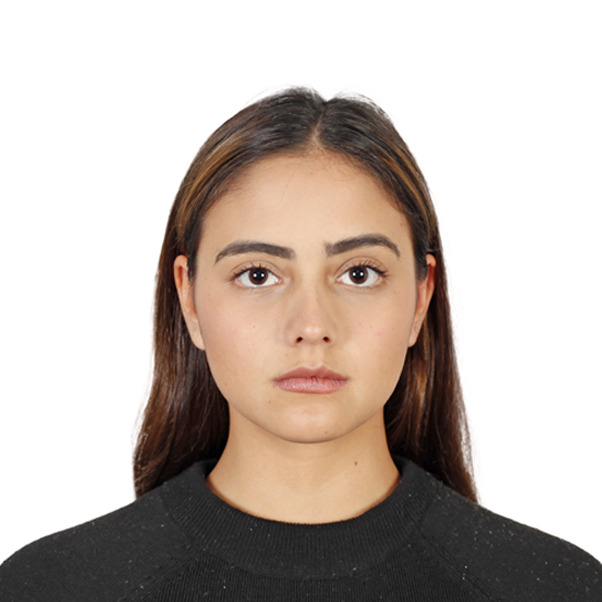
#> input picture Foto tipo documento.png, 602 x 602 px, found by its file name
$ jupyter execute --allow-errors Taller_1_Algebra.ipynb   (shell and % lines are left out)
#> lines starting #> are read from the running program, lines starting #| are printed output that depends on the picture; long printed decimals are rounded
#> the sliders are set to p = 100, r = 1.05
### TALLER 1 - Distancia, norma y convergencia

María Alejandra Reyes Afanador - mareyesa@eafit.edu.co
, Jhon Jairo Hernandez Slait - jjhernans1@eafit.edu.co
 y Cristian Alberto López Chaverra - calopezc@eafit.edu.co

Algebra en Ciencia de los Datos

2023 - 2

### Problema 1

Elija un vocabulario técnico correspondiente a un dominio específico, por ejemplo, nombres científicos de animales. Programe una función tipo auto- corrector que dada una palabra cualquiera encuentre la palabra más similar dentro del vocabulario elegido.

### Solución.

Se toma el dataset lenguajes de programación de kaggle: https://www.kaggle.com/datasets/alepuzio/programminglanguages
, con este se obtienen los nombres de los diferentes lenguajes de programación, para que dada una palabra cualquiera auto complete con el lenguaje que tenga mayor similitud.

Además, se utiliza la distancia de Levenshtein para medir la similitud entre la palabra ingresada y cada palabra en la lista de lenguajes de programación. La distancia se representa con la cantidad mínima de operaciones de edición (inserción, eliminación o sustitución) necesarias para convertir una palabra en otra.

[cell 1]
import pandas as pd
import Levenshtein

# Carga el dataset desde el archivo CSV con el vocabulario
ruta_csv = "/Users/cristianlopez/Downloads/Dataset auto- corrector.csv"

[cell 2]
try:
    # Intenta cargar el archivo CSV
    df = pd.read_csv(ruta_csv, encoding='ISO-8859-1', delimiter=';')

    # Verifica la estructura del DataFrame
    if 'Language' not in df.columns:
        raise Exception("La columna 'Language' no se encontró en el archivo CSV.")

    # Imprime la lista de lenguajes de programación
    lenguajes_programacion = df['Language'].tolist()

    # Función para encontrar la palabra más similar dentro del vocabulario
    def encontrar_similar(palabra, vocabulario):
        palabra = palabra.lower()  # Convertir a minúsculas
        distancias = [(lenguaje.lower(), Levenshtein.distance(palabra, lenguaje.lower())) for lenguaje in vocabulario]
        distancias_ordenadas = sorted(distancias, key=lambda x: x[1])
        palabra_similar = distancias_ordenadas[0][0]
        # Convertir la primera letra en mayúscula
        palabra_similar = palabra_similar.capitalize()
        return palabra_similar

    # INGRESAR PALABRA PARA AUTO-COMPLETAR CON LENGUAJE DE PROGRAMACIÓN
    input_usuario = "java"

    # Encuentra la palabra más similar dentro del vocabulario
    palabra_similar = encontrar_similar(input_usuario, lenguajes_programacion)

    # Imprime la palabra más similar
    print(f"Palabra con menor distancia dentro del vocabulario: {palabra_similar}")

except Exception as e:
    print(f"Error al cargar y limpiar el archivo CSV: {e}")

### Problema 2
A partir del algoritmo de k-vecinos más cercanos cree un modelo que clasifique fotografías según el género de la persona retratada. Justifique por qué la distancia que usted usó es apropiada para este problema.

[cell 3]
import cv2
import numpy as np
from sklearn.neighbors import KNeighborsClassifier
from sklearn.model_selection import train_test_split
from sklearn.metrics import accuracy_score
from sklearn.preprocessing import StandardScaler
from imutils import paths
import pandas as pd
from skimage import exposure
from skimage.feature import hog
from sklearn.model_selection import cross_val_score

#> (a cell that did not finish here is left out)

#> (a cell that did not finish here is left out)

[cell 6]
#Prueba para determinar la distancia con mayor precisión

[cell 7]
#Distancia euclidiana
rangos_k = list(range(1, 31))
cv_scores = []

#> (the rest of this cell did not finish here and is left out)

[cell 8]
# Distancia manhattan
rangos_k_manhattan = list(range(1, 31))
cv_scores_manhattan = []

#> (the rest of this cell did not finish here and is left out)

[cell 9]
# Distancia chebyshev
rangos_k_chebyshev = list(range(1, 31))
cv_scores_chebyshev = []

#> (the rest of this cell did not finish here and is left out)

[cell 10]
# Distancia Hamming
from sklearn.neighbors import KNeighborsClassifier
from sklearn.metrics import accuracy_score
from sklearn.model_selection import cross_val_score
import numpy as np

# Definir la lista de posibles valores para k (número de vecinos)
rangos_h = list(range(1, 31))
cv_scores_h = []

# Calcular la precisión usando validación cruzada para cada valor de k
#> (the rest of this cell did not finish here and is left out)

[cell 11]
# Cargar la nueva imagen
ruta_nueva_imagen = '/Users/cristianlopez/Downloads/angelina.jpg'
imagen_nueva = cv2.imread(ruta_nueva_imagen)

# Redimensionar la imagen
#> (the rest of this cell did not finish here and is left out)

#> (a cell that did not finish here is left out)

#> (a cell that did not finish here is left out)

[cell 14]
import matplotlib.pyplot as plt

# Visualizar la imagen redimensionada
#> (the rest of this cell did not finish here and is left out)

### Resultado
Seleccionamos la distancia euclidiana como métrica, ya que es la nos dio como resultado una mayor precisión para determinar si una imagen corresponde a un hombre o mujer. Sin embargo, se deja como respaldo las demás distancias que exploramos y calculamos; manhattan, chebyshev y hamming.

## Problema 3

### 1.
Grafique en el plano R2 la bola de radio r y centro en el origen respecto a la distancia de Minkowski de orden p, donde los parámetros r y p varían entre desde 0.1 a 2 y desde 1 a ∞.

[cell 15]
import numpy as np
import matplotlib.pyplot as plt
from ipywidgets import interact

def minkowski_boundary(x, p, r):
    """Calcula el límite de y para una distancia de Minkowski dada, basada en x, p y r."""
    return np.power(np.abs(r**p - np.abs(x)**p), 1/p)

def plot_minkowski(p=2, r=1):
#> called with p = 100, r = 1.05
    plt.figure(figsize=(6, 6))

    # Definir el dominio x
    x = np.linspace(-r, r, 400)

    # Calcular los límites de y
    y_positive = minkowski_boundary(x, p, r)
    y_negative = -y_positive

    # Graficar la circunferencia
    plt.plot(x, y_positive, 'b', alpha=0.5)
    plt.plot(x, y_negative, 'b', alpha=0.5)

    # Configurar el aspecto de la trama
    plt.title(f"Minkowski p={p}")
    plt.xlim(-2.2, 2.2)
    plt.ylim(-2.2, 2.2)
    plt.axhline(0, color='black', linewidth=0.5)
    plt.axvline(0, color='black', linewidth=0.5)
    plt.gca().set_aspect('equal', adjustable='box')
    plt.grid(True, linestyle='--', alpha=0.5)
    plt.show()
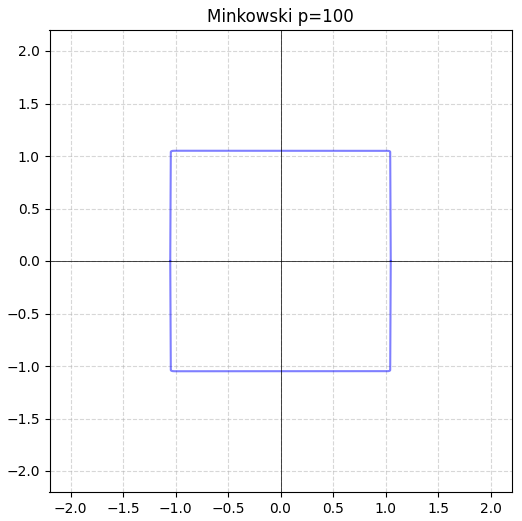
#> figure drawn by matplotlib, 1 panel; curve peaks at x = -0.745, y = 1.05; curve peaks at x = -1.05, y = 0

# Gráfico
interact(plot_minkowski, p=(1, 200), r=(0.1, 2.0));

Este código creamos un gráfico con las circunferencias de radio [0.1 - 2] utilizando la distancia de Minkowski de orden  p para p en el rango de valores especificados en p_values. A medida que cambiamos los valores en p_values, se verá cómo se modifican las circunferencias.

Observaciones importantes:

1. Cuando (p = 1): La distancia de Minkowski con (p = 1) es equivalente a la distancia de Manhattan. En este caso, las circunferencias tienen formas cuadradas con esquinas en los ejes, ya que la distancia de Manhattan considera solo movimientos verticales y horizontales.

2. Cuando (p = 2): La distancia de Minkowski con (p = 2) es equivalente a la distancia euclidiana. Las circunferencias son los círculos tradicionales que estamos acostumbrados a ver.

3. Cuando (p > 2): A medida que (p) aumenta más allá de (2), las circunferencias se vuelven cada vez más "cuadradas". Esto significa que la distancia de Minkowski con (p) grande tiende a considerar más fuertemente los movimientos en las diagonales y menos los movimientos en direcciones rectas.

4. Cuando (p = \infty\): La distancia de Minkowski con (p = \infty\) es equivalente a la distancia del máximo. En este caso, las circunferencias se convierten en cuadrados con lados paralelos a los ejes, ya que la distancia del máximo solo considera la coordenada que tiene la mayor diferencia en valor absoluto.

En resumen, la gráfica muestra cómo cambia la forma de las circunferencias a medida que varía el valor de (p) en la distancia de Minkowski. Para valores bajos de (p), las circunferencias son más redondas, mientras que para valores altos de (p), las circunferencias se vuelven más cuadradas. Esto ilustra cómo diferentes métricas de distancia pueden afectar la forma y la noción de cercanía en un espacio métrico.

### 2.
Programe un algoritmo que dado n y p genere de forma aleatoria un vector de Rn cuya distancia de Minkowski de orden p al origen sea menor a 0.1.

[cell 16]
def generar_vector(n, p):
    # Genera un vector aleatorio en R^n con valores entre -1 y 1
    vector = np.random.uniform(-1, 1, n)

    # Calcula la distancia de Minkowski al origen con orden p
    distancia = np.linalg.norm(vector, ord=p)

    # Normaliza el vector para que la distancia al origen sea menor a 0.1
    vector_normalizado = (0.1 / distancia) * vector

    return vector_normalizado

# Ejemplo de uso
n = 3  # Valor de n según la dimensión del espacio deseado
p = 2  # Valor de p según el orden de la distancia de Minkowski

# Vector aleatorio cuya distancia de Minkowski al origen es menor a 0.1
vector_resultante = generar_vector(n, p)

print("Vector generado:", vector_resultante)
print("Distancia de Minkowski al origen:", np.linalg.norm(vector_resultante, ord=p))

# PROBLEMA 4

Tómese una foto tipo documento y transformela a escala de grises y resolu- ción 400 × 600. Dena una sucesión de imágenes que sea convergente a su foto. Muestre al menos 10 términos de la sucesión incluyendo el elemento 100-ésimo. Como la sucesión es convergente, obtenga el término tal que to- dos las imágenes siguientes en tienen una distancia (en norma de Frobenius) menor a 0.5 de su foto.

[cell 17]
import cv2
import numpy as np

# Cargar la imagen y convertirla a escala de grises y resolución 400x600
foto_tipo_documento = cv2.imread("/Users/cristianlopez/Downloads/Foto tipo documento.png", cv2.IMREAD_GRAYSCALE)
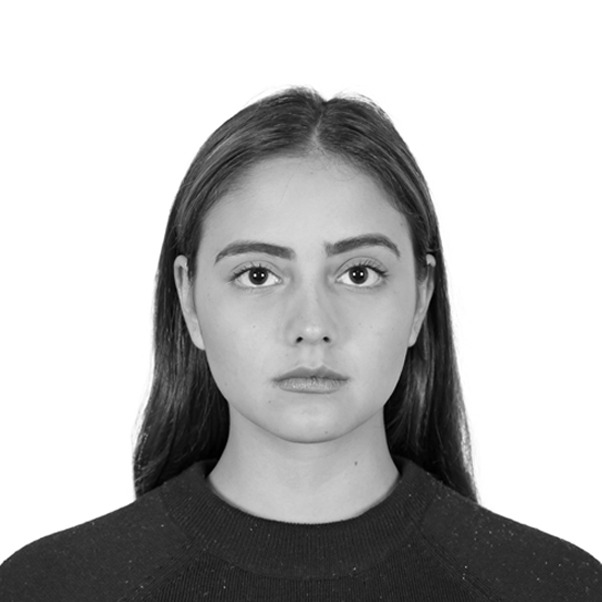
#> foto_tipo_documento: shape (602, 602); min 0, max 255, mean 184.5
foto_tipo_documento = cv2.resize(foto_tipo_documento, (600, 400))
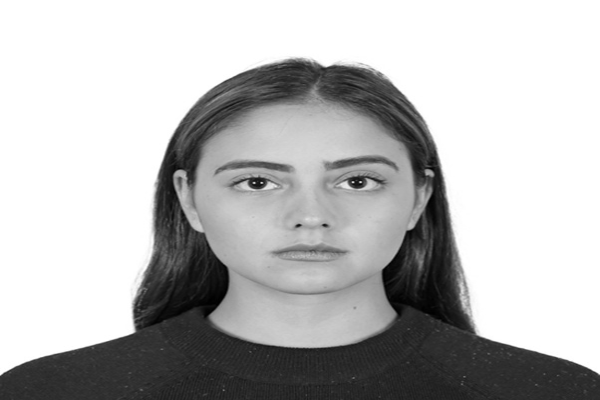
#> foto_tipo_documento: shape (400, 600); min 0, max 255, mean 184.5

# Visualizar la imagen en escala de grises
plt.figure(figsize=(6, 4))
plt.imshow(foto_tipo_documento, cmap='gray')
plt.title("Imagen en Escala de Grises")
plt.axis('off')
plt.show()

[cell 18]
# Definir una sucesión de imágenes que convergen a la imagen original
num_imagenes = 110  # Incluyendo el elemento 100-ésimo
sucesion_imagenes = [foto_tipo_documento]  # Inicializar con la imagen original
for i in range(1, num_imagenes):
    # Interpolar entre la imagen original y la última imagen en la sucesión
    alpha = i / num_imagenes
    imagen_interpolada = cv2.addWeighted(foto_tipo_documento, 1 - alpha, sucesion_imagenes[-1], alpha, 0)
    sucesion_imagenes.append(imagen_interpolada)
#> after the loop, sucesion_imagenes = 110 items

# Encontrar el término donde todas las imágenes siguientes tienen una distancia menor a 0.5
indice_convergencia = None
for i, imagen in enumerate(sucesion_imagenes):
    distancia = np.linalg.norm(imagen - foto_tipo_documento, ord='fro') / np.linalg.norm(foto_tipo_documento, ord='fro')
    if distancia < 0.5:
        indice_convergencia = i
#> this loop made 110 passes

# Mostrar al menos 10 términos de la sucesión incluyendo el elemento 100-ésimo
print("Distancias de las imágenes generadas respecto a la imagen original:")
for i, imagen in enumerate(sucesion_imagenes[100:110], start=100):
    distancia = np.linalg.norm(imagen - foto_tipo_documento, ord='fro') / np.linalg.norm(foto_tipo_documento, ord='fro')
    print(f"Término {i}: Distancia = {distancia}")
#> this loop made 10 passes
#| Término 100: Distancia = 0.0
#| Término 101: Distancia = 0.0
#| Término 102: Distancia = 0.0
#| Término 103: Distancia = 0.0
#| Término 104: Distancia = 0.0
#| Término 105: Distancia = 0.0
#| Término 106: Distancia = 0.0
#| Término 107: Distancia = 0.0
#> (further printed lines are left out)

# Mostrar el término donde todas las imágenes siguientes tienen una distancia menor a 0.5
print(f"El término donde todas las imágenes siguientes tienen una distancia menor a 0.5 es el término {indice_convergencia}.")
#| El término donde todas las imágenes siguientes tienen una distancia menor a 0.5 es el término 109.

# Validación: Comprobar que las distancias son menores a 0.5
distancias_validacion = []
for i, imagen in enumerate(sucesion_imagenes):
    distancia = np.linalg.norm(imagen - foto_tipo_documento, ord='fro') / np.linalg.norm(foto_tipo_documento, ord='fro')
    distancias_validacion.append(distancia)
#> after the loop, distancias_validacion = 110 values from 0 to 0

# Mostrar las distancias obtenidas
print("Distancias de todas las imágenes generadas respecto a la imagen original:")
print(distancias_validacion)
#> (printed output is left out)

[cell 19]
# Visualizar las imágenes generadas en la sucesión
plt.figure(figsize=(15, 6))
for i, imagen in enumerate(sucesion_imagenes):
    plt.subplot(2, 5, i % 10 + 1)
    plt.imshow(imagen, cmap='gray')
    plt.title(f"Término {i}")
    plt.axis('off')
    if (i + 1) % 10 == 0:
        plt.tight_layout()
        plt.show()
        plt.figure(figsize=(15, 6))

La tasa de convergencia determina cuánto se ajusta la imagen generada hacia la imagen objetivo en cada iteración.

Un valor mayor de tasa de convergencia hará que la imagen generada converja más rápidamente hacia la imagen objetivo, pero también puede hacer que el proceso sea más inestable. Un valor más bajo de tasa de convergencia hará que el proceso sea más lento pero más estable.

Número Máximo de Iteraciones (max_iteraciones): Este valor establece el límite superior para el número de iteraciones que el bucle de convergencia ejecutará. Si la sucesión no converge después de un número determinado de iteraciones, el bucle se detendrá. Este valor se utiliza para evitar que el código se ejecute indefinidamente en caso de que la convergencia sea difícil de alcanzar. Puedes ajustar este valor según cuántas iteraciones estés dispuesto a permitir antes de declarar que la convergencia es improbable o innecesaria.


### Problema 5

Demuestre que las normas matriciales inducidas por las normas vectoriales 1 y ∞, corresponden a tomar el máximo de la suma de valores absolutos entre las y columnas, respectivamente.

### Solución

### Problema 6

### 1.
Programe un algoritmo que dada una matriz aproxime su norma inducida por la norma vectorial de orden p.

[cell 20]
import numpy as np

def norma_vectorial(vector, p):
    if p == 'inf':
        p = np.inf
    return np.linalg.norm(vector, ord=p)

[cell 21]
def norma_inducida(matriz, p):
#> called with matriz = array of shape (3, 3), p = 'inf'
    max_norma = 0
    filas, columnas = matriz.shape

    # Calcula la norma de cada columna de la matriz usando la norma vectorial de orden p
    for i in range(columnas):
        norma_columna = norma_vectorial(matriz[:, i], p)
        if norma_columna > max_norma:
            max_norma = norma_columna

    return max_norma

[cell 22]
# Ejemplo de matriz
matriz = np.array([[1, 2, 3],
                   [4, 5, 6],
                   [7, 8, 9]])

# Orden de la norma (p)
p = "inf"

# Calcula la norma inducida de la matriz usando la norma vectorial de orden p
norma_resultante = norma_inducida(matriz, p)

# Imprime el resultado
print(f'La norma inducida de la matriz es: {norma_resultante}')

### 2.
Usando el algoritmo del ítem anterior estime la norma inducida de ordenes 1, 2, 3 y ∞ para la matríz de Hilbert de tamaño 10 × 10 definida por H10=[hij]=[1 / i+j]

[cell 23]
import numpy as np

def norma_vectorial(vector, p):
    if p == 'inf':
        p = np.inf
    return np.linalg.norm(vector, ord=p)

def norma_inducida(matriz, p):
    max_norma = 0
    filas, columnas = matriz.shape

    # Calcula la norma de cada columna de la matriz usando la norma vectorial de orden p
    for i in range(columnas):
        norma_columna = norma_vectorial(matriz[:, i], p)
        if norma_columna > max_norma:
            max_norma = norma_columna

    return max_norma

# Crear la matriz de Hilbert de tamaño 10x10
matriz_hilbert = np.array([[1.0 / (i + j + 1) for i in range(10)] for j in range(10)])

# Calcular y mostrar la norma inducida para diferentes órdenes (1, 2, 3 e infinito)
for p in [1, 2, 3, 'inf']:
    norma_resultante = norma_inducida(matriz_hilbert, p)
    print(f'Norma inducida de orden {p}: {norma_resultante}')
#> this loop made 4 passes
#> norma_resultante on passes 1 to 4: 2.93, 1.24, 1.06, 1
#| Norma inducida de orden 1: 2.929
#| Norma inducida de orden 2: 1.245
#| Norma inducida de orden 3: 1.062
#| Norma inducida de orden inf: 1.0
